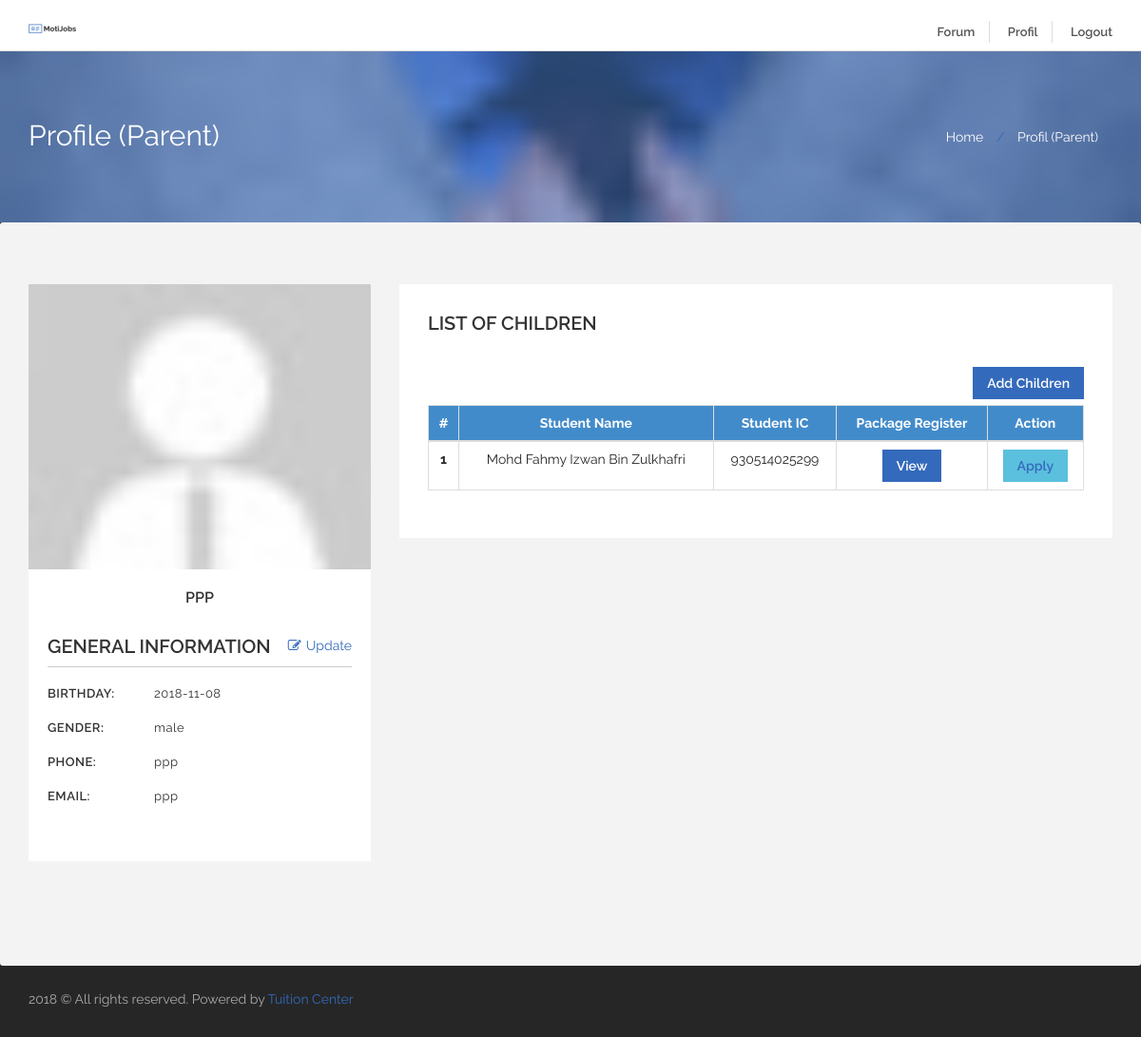
/parent_profile.php?parentid=3 (signed in), run on the app's committed database.
### tables this page shows
CREATE TABLE IF NOT EXISTS `parent` (
  `parent_id` int(11) NOT NULL AUTO_INCREMENT,
  `parent_name` varchar(255) NOT NULL,
  `parent_ic` varchar(255) NOT NULL,
  `parent_telno` varchar(255) NOT NULL,
  `parent_dob` date DEFAULT NULL,
  `parent_gender` varchar(25) NOT NULL,
  `parent_email` varchar(255) NOT NULL,
  `parent_last_update` date DEFAULT NULL,
  `user_id` int(11) NOT NULL,
  PRIMARY KEY (`parent_id`)
);

CREATE TABLE IF NOT EXISTS `student` (
  `student_id` int(11) NOT NULL AUTO_INCREMENT,
  `student_name` varchar(255) NOT NULL,
  `student_ic` varchar(255) NOT NULL,
  `student_start_date` date DEFAULT NULL,
  `student_telno` varchar(255) NOT NULL,
  `student_dob` date DEFAULT NULL,
  `student_gender` varchar(25) NOT NULL,
  `student_email` varchar(255) NOT NULL,
  `student_last_update` date DEFAULT NULL,
  `user_id` int(11) NOT NULL,
  PRIMARY KEY (`student_id`)
);

### parent_profile.php (the view, shortened to what this page needs)
<?php
 $user_id = $_SESSION['user_id'];
 include_once("connection.php");
 $sql = "SELECT * FROM `parent` WHERE `user_id` = '$user_id'";
 $sql_usr = mysqli_query($myConnection,$sql) or die(mysqli_error($myConnection));
 $row = mysqli_fetch_array($sql_usr);
 $name = $row['parent_name'];
 $no = $row['parent_telno'];
 $email = $row['parent_email'];
 $gender = $row['parent_gender'];
 $dob = $row['parent_dob'];
?>
<!doctype html>
<html lang="en">
  <head>
    <link rel="stylesheet" href="css/bootstrap.css">
    <link rel="stylesheet" href="css/font-awesome.min.css">
    <link rel="stylesheet" type="text/css" href="css/jquery.tagsinput.css" />
    <link rel="stylesheet" href="css/styles.css">
    <link rel="stylesheet" href="css/responsive.css">
  </head>
  <body>
    <div id="main-wrapper">
      <header id="header">
        <div class="header-top-bar">
         <?php include 'header.php'; ?>
        </div>
      </header>
      <div class="header-page-title job-registration clearfix">
        <div class="title-overlay"></div>
        <div class="container">
          <h1>Profile (Parent)</h1>
          <ol class="breadcrumb">
            <li><a href="index.php">Home</a></li>
            <li class="active">Profil (Parent)</li>
          </ol>
        </div>
      </div>
      <div id="page-content" class="candidate-profile">
        <div class="container">
          <div class="page-content mt30 mb30">
            <div class="">
              <div class="tab-pane active" id="candidate-profile">
                <div class="row">
                  <div class="col-md-4">
                    <div class="motijob-sidebar">
                      <div class="candidate-profile-picture">
                        <div class="upload-img-field">
                        </div>
                        <a href="#"><?php echo $name; ?></a>
                      </div>
                      <div class="candidate-general-info">
                        <div class="title clearfix">
                            <h6>General Information</h6>
                            <a class="pull-right" href="profile_update.php"><i class="fa fa-edit"></i>Update</a>
                          </div>
                        <ul class="list-unstyled">
                          <li><strong>Birthday:</strong><?php echo $dob; ?></li>
                          <li><strong>Gender:</strong><?php echo $gender; ?></li>
                          <li><strong>Phone:</strong><?php echo $no; ?></li>
                          <li><strong>Email:</strong><?php echo $email; ?></li>
                        </ul>
                      </div>
                    </div>
                  </div>
                  <div class="col-md-8">
                    <div class="candidate-description">
                      <div class="candidate-details">
                        <div class="candidate-title">
                          <h5>List Of Children</h5>
                        </div>
                        <div class="form-banner-button">
                            <div class="pRemove-import pull-right">
                              <a class="btn btn-default" href='register_children.php'>Add Children</a>
                            </div>
                          </div>
                          <br><br>
                        <table class="table table-bordered">
                                      <thead>
                                        <tr class="bg-primary">
                                          <th scope="col"><center>#</center></th>
                                          <th scope="col"><center>Student Name</center></th>
                                          <th scope="col"><center>Student IC</center></th>
                                          <th scope="col"><center>Package Register</center></th>
                                          <th scope="col"><center>Action</center></th>
                                        </tr>
                                      </thead>
                                      <tbody>
                                        <?php
                                      $sql = "SELECT * FROM `student` WHERE `user_id` = '$user_id'";
                                      $sql_child = mysqli_query($myConnection,$sql) or die(mysqli_error($myConnection));
                                      $count = 1;
                                     while($row = mysqli_fetch_assoc($sql_child))
                                      {
                                          ?>
                                        <tr>
                                          <th scope="row"><center><?php echo $count; ?></center></th>
                                          <td><center><?php echo $row['student_name']; ?></center></td>
                                          <td><center><?php echo $row['student_ic']; ?></center></td>
                                          <td><center><button class="btn btn-default">View</button></center></td>
                                          <td><center><button onclick="location.href='index.php?student_id=<?php echo $row['student_id']; ?>';" class="btn btn-info">Apply</button></center></td>
                                        </tr>
                                        <?php
                                        $count++;
                                      }
                                      ?>
                                      </tbody>
                                    </table>
                      </div>
                    </div>
                  </div>
                </div>
              </div>
            </div>
          </div>
        </div>
      </div>
      <?php include 'footer.php'; ?>
    </div>
    </body>
  </html>

### data on the page
parent: parent_name "PPP", parent_dob "2018-11-08", parent_gender "male", parent_telno "ppp", parent_email "ppp"
student: student_name "Mohd Fahmy Izwan Bin Zulkhafri", student_ic "930514025299"
